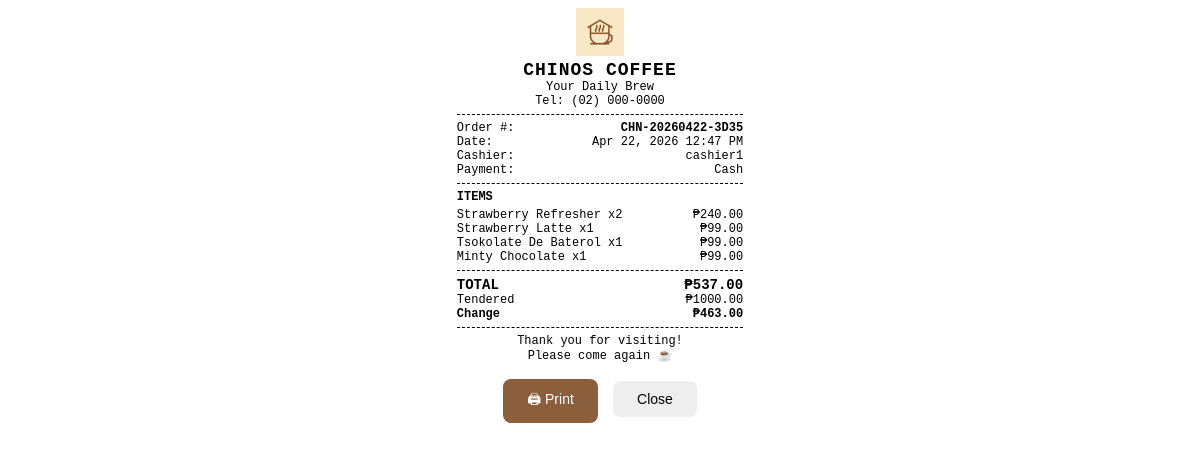
The app's page /receipt/2 (signed in) with its own data.
### models.py (models this page shows)
class Transaction(Base):
    __tablename__ = "transactions"
    id = Column(Integer, primary_key=True, index=True)
    order_number = Column(String, nullable=False)
    timestamp = Column(DateTime, default=datetime.utcnow)
    items_json = Column(Text, nullable=False)
    total_amount = Column(Float, nullable=False)
    payment_method = Column(String, nullable=False)
    amount_tendered = Column(Float, nullable=True)
    change_given = Column(Float, nullable=True)
    cashier_id = Column(Integer, ForeignKey("users.id"))
    is_voided = Column(Boolean, default=False)
    void_reason = Column(String, nullable=True)
    cashier = relationship("User")

class User(Base):
    __tablename__ = "users"
    id = Column(Integer, primary_key=True, index=True)
    username = Column(String, unique=True, nullable=False)
    password = Column(String, nullable=False)
    role = Column(String, default="cashier")

### main.py (the view)
@app.get("/receipt/{tx_id}", response_class=HTMLResponse)
def receipt(tx_id: int, request: Request, db: Session = Depends(get_db)):
    user = get_session_user(request, db)
    if not user:
        return RedirectResponse("/login")
    tx = db.query(Transaction).filter(Transaction.id == tx_id).first()
    if not tx:
        raise HTTPException(status_code=404)
    return templates.TemplateResponse("receipt.html", {
        "request": request,
        "tx": tx,
        "items": json.loads(tx.items_json),
    })

### templates/receipt.html (shortened to what this page needs)
<!DOCTYPE html>
<html lang="en">
<head>
</head>
<body>
  <div class="center">
    <img src="/static/logo.jpg" alt="Chinos Coffee" style="width:48px;height:48px;object-fit:contain;margin:0 auto 4px;display:block;"/>
    <p class="shop-name">CHINOS COFFEE</p>
    <p>Your Daily Brew</p>
    <p>Tel: (02) 000-0000</p>
  </div>
  <div class="divider"></div>
  <div class="row"><span>Order #:</span><span class="bold">{{ tx.order_number }}</span></div>
  <div class="row"><span>Date:</span><span>{{ tx.timestamp.strftime('%b %d, %Y %I:%M %p') }}</span></div>
  <div class="row"><span>Cashier:</span><span>{{ tx.cashier.username if tx.cashier else 'N/A' }}</span></div>
  <div class="row"><span>Payment:</span><span>{{ tx.payment_method }}</span></div>
  <div class="divider"></div>
  <p class="bold" style="margin-bottom:4px;">ITEMS</p>
  {% for item in items %}
  <div class="row">
    <span>{{ item.name }} x{{ item.qty }}</span>
    <span>₱{{ "%.2f"|format(item.price * item.qty) }}</span>
  </div>
  {% endfor %}
  <div class="divider"></div>
  <div class="row total-row"><span>TOTAL</span><span>₱{{ "%.2f"|format(tx.total_amount) }}</span></div>
  {% if tx.payment_method == 'Cash' %}
  <div class="row"><span>Tendered</span><span>₱{{ "%.2f"|format(tx.amount_tendered) }}</span></div>
  <div class="row bold"><span>Change</span><span>₱{{ "%.2f"|format(tx.change_given) }}</span></div>
  {% endif %}
  <div class="divider"></div>
  <div class="center" style="margin-top:6px;">
    <p>Thank you for visiting!</p>
    <p>Please come again ☕</p>
  </div>
  <div class="no-print" style="text-align:center; margin-top:16px;">
    <button onclick="window.print()"
            style="background:#8B5E3C;color:#fff;border:none;padding:10px 24px;border-radius:8px;font-size:14px;cursor:pointer;">
      🖨 Print
    </button>
    <button onclick="window.close()"
            style="margin-left:8px;background:#eee;border:none;padding:10px 24px;border-radius:8px;font-size:14px;cursor:pointer;">
      Close
    </button>
  </div>
</body>
</html>

### templates/receipt.html (style rules this page uses)
* { margin: 0; padding: 0; box-sizing: border-box; }
body { font-family: 'Courier New', monospace; font-size: 12px; width: 80mm; margin: 0 auto; padding: 8px; background: #fff; color: #000; }
.center { text-align: center; }
.bold { font-weight: bold; }
.divider { border-top: 1px dashed #000; margin: 6px 0; }
.row { display: flex; justify-content: space-between; }
.shop-name { font-size: 18px; font-weight: bold; letter-spacing: 1px; }
.total-row { font-size: 14px; font-weight: bold; }

### records on screen
Transaction: order_number "CHN-20260422-3D35", timestamp "Apr 22, 2026 12:47 PM", payment_method "Cash", total_amount "537.00", amount_tendered "1000.00", change_given "463.00"
User: cashier "cashier1"

### other values on screen
{{ item.name }} "Strawberry Refresher" "Strawberry Latte" "Tsokolate De Baterol" "Minty Chocolate"
{{ item.qty }} "2" "1" "1" "1"
{{ "%.2f"|format(item.price * item.qty) }} "240.00" "99.00" "99.00" "99.00"
